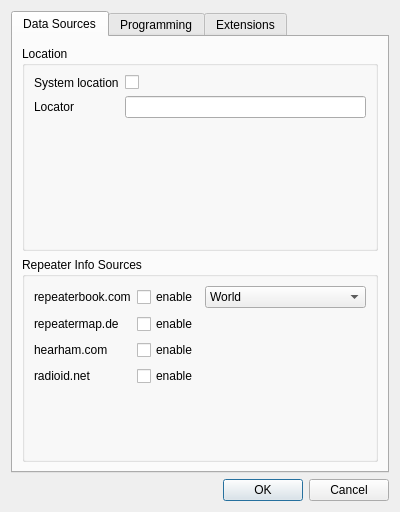
<?xml version="1.0" encoding="UTF-8"?>
<ui version="4.0">
 <class>SettingsDialog</class>
 <widget class="QDialog" name="SettingsDialog">
  <property name="geometry">
   <rect>
    <x>0</x>
    <y>0</y>
    <width>400</width>
    <height>512</height>
   </rect>
  </property>
  <property name="sizePolicy">
   <sizepolicy hsizetype="MinimumExpanding" vsizetype="MinimumExpanding">
    <horstretch>0</horstretch>
    <verstretch>0</verstretch>
   </sizepolicy>
  </property>
  <property name="windowTitle">
   <string>Settings</string>
  </property>
  <layout class="QVBoxLayout" name="verticalLayout">
   <item>
    <widget class="QTabWidget" name="tabWidget">
     <property name="currentIndex">
      <number>0</number>
     </property>
     <widget class="QWidget" name="tab">
      <attribute name="title">
       <string>Data Sources</string>
      </attribute>
      <layout class="QVBoxLayout" name="verticalLayout_3">
       <item>
        <widget class="QGroupBox" name="groupBox">
         <property name="sizePolicy">
          <sizepolicy hsizetype="MinimumExpanding" vsizetype="Preferred">
           <horstretch>0</horstretch>
           <verstretch>0</verstretch>
          </sizepolicy>
         </property>
         <property name="title">
          <string>Location</string>
         </property>
         <layout class="QFormLayout" name="formLayout">
          <item row="0" column="0">
           <widget class="QLabel" name="label">
            <property name="text">
             <string>System location</string>
            </property>
           </widget>
          </item>
          <item row="0" column="1">
           <widget class="QCheckBox" name="queryLocation">
            <property name="text">
             <string/>
            </property>
           </widget>
          </item>
          <item row="1" column="0">
           <widget class="QLabel" name="label_2">
            <property name="text">
             <string>Locator</string>
            </property>
           </widget>
          </item>
          <item row="1" column="1">
           <widget class="QLineEdit" name="locatorEntry"/>
          </item>
         </layout>
        </widget>
       </item>
       <item>
        <widget class="QGroupBox" name="groupBox_5">
         <property name="sizePolicy">
          <sizepolicy hsizetype="MinimumExpanding" vsizetype="Preferred">
           <horstretch>0</horstretch>
           <verstretch>0</verstretch>
          </sizepolicy>
         </property>
         <property name="title">
          <string>Repeater Info Sources</string>
         </property>
         <layout class="QFormLayout" name="formLayout_5">
          <item row="1" column="0">
           <widget class="QLabel" name="label_15">
            <property name="text">
             <string notr="true">repeaterbook.com</string>
            </property>
           </widget>
          </item>
          <item row="1" column="1">
           <layout class="QHBoxLayout" name="horizontalLayout">
            <item>
             <widget class="QCheckBox" name="repeaterBookEnable">
              <property name="text">
               <string>enable</string>
              </property>
             </widget>
            </item>
            <item>
             <widget class="QComboBox" name="repeaterBookRegion">
              <property name="sizePolicy">
               <sizepolicy hsizetype="MinimumExpanding" vsizetype="Fixed">
                <horstretch>0</horstretch>
                <verstretch>0</verstretch>
               </sizepolicy>
              </property>
              <item>
               <property name="text">
                <string>World</string>
               </property>
              </item>
              <item>
               <property name="text">
                <string>North America</string>
               </property>
              </item>
             </widget>
            </item>
           </layout>
          </item>
          <item row="2" column="0">
           <widget class="QLabel" name="label_16">
            <property name="text">
             <string notr="true">repeatermap.de</string>
            </property>
           </widget>
          </item>
          <item row="2" column="1">
           <widget class="QCheckBox" name="repeaterMapEnable">
            <property name="text">
             <string>enable</string>
            </property>
           </widget>
          </item>
          <item row="3" column="0">
           <widget class="QLabel" name="label_17">
            <property name="text">
             <string notr="true">hearham.com</string>
            </property>
           </widget>
          </item>
          <item row="3" column="1">
           <widget class="QCheckBox" name="hearhamEnable">
            <property name="text">
             <string>enable</string>
            </property>
           </widget>
          </item>
          <item row="4" column="0">
           <widget class="QLabel" name="label_18">
            <property name="text">
             <string notr="true">radioid.net</string>
            </property>
           </widget>
          </item>
          <item row="4" column="1">
           <widget class="QCheckBox" name="radioIdEnable">
            <property name="text">
             <string>enable</string>
            </property>
           </widget>
          </item>
         </layout>
        </widget>
       </item>
      </layout>
     </widget>
     <widget class="QWidget" name="tab_2">
      <attribute name="title">
       <string>Programming</string>
      </attribute>
      <layout class="QVBoxLayout" name="verticalLayout_2">
       <item>
        <widget class="QGroupBox" name="groupBox_5">
         <property name="sizePolicy">
          <sizepolicy hsizetype="MinimumExpanding" vsizetype="Preferred">
           <horstretch>0</horstretch>
           <verstretch>0</verstretch>
          </sizepolicy>
         </property>
         <property name="title">
          <string>Radio Interfaces</string>
         </property>
         <layout class="QFormLayout" name="formLayout_5">
          <item row="0" column="0">
           <widget class="QLabel" name="label_14">
            <property name="text">
             <string>disable auto-detect</string>
            </property>
           </widget>
          </item>
          <item row="0" column="1">
           <widget class="QCheckBox" name="disableAutoDetect">
            <property name="text">
             <string/>
            </property>
           </widget>
          </item>
         </layout>
        </widget>
       </item>
       <item>
        <widget class="QGroupBox" name="groupBox_2">
         <property name="sizePolicy">
          <sizepolicy hsizetype="MinimumExpanding" vsizetype="Preferred">
           <horstretch>0</horstretch>
           <verstretch>0</verstretch>
          </sizepolicy>
         </property>
         <property name="title">
          <string>Radio Programming</string>
         </property>
         <layout class="QFormLayout" name="formLayout_2">
          <property name="fieldGrowthPolicy">
           <enum>QFormLayout::AllNonFixedFieldsGrow</enum>
          </property>
          <item row="0" column="0">
           <widget class="QLabel" name="label_3">
            <property name="text">
             <string>Update codeplug</string>
            </property>
           </widget>
          </item>
          <item row="0" column="1">
           <widget class="QCheckBox" name="updateCodeplug">
            <property name="toolTip">
             <string>&lt;html&gt;&lt;head/&gt;&lt;body&gt;&lt;p&gt;Update the codeplug on the radio. If not selected, the codeplug on the radio gets overridden with possibly incomplete default values.&lt;/p&gt;&lt;p&gt;&lt;br/&gt;&lt;/p&gt;&lt;p&gt;If selected, QDMR downloads the codeplug from the radio and updates only those settings specified. The remaining settings within the radio are not touched (recommended).&lt;/p&gt;&lt;/body&gt;&lt;/html&gt;</string>
            </property>
            <property name="text">
             <string/>
            </property>
           </widget>
          </item>
          <item row="2" column="0">
           <widget class="QLabel" name="label_4">
            <property name="text">
             <string>Auto-enable GPS</string>
            </property>
           </widget>
          </item>
          <item row="2" column="1">
           <widget class="QCheckBox" name="autoEnableGPS">
            <property name="toolTip">
             <string>When a GPS or APRS system is defined and used for any channel, the GPS module gets enabled automatically.</string>
            </property>
            <property name="text">
             <string/>
            </property>
           </widget>
          </item>
          <item row="3" column="0">
           <widget class="QLabel" name="label_5">
            <property name="text">
             <string>Auto-enable roaming</string>
            </property>
           </widget>
          </item>
          <item row="3" column="1">
           <widget class="QCheckBox" name="autoEnableRoaming">
            <property name="toolTip">
             <string>When a roaming zone is defined and used by any channel, the automatic roaming gets enabled.</string>
            </property>
            <property name="text">
             <string/>
            </property>
           </widget>
          </item>
          <item row="4" column="0">
           <widget class="QLabel" name="label_6">
            <property name="text">
             <string>Ignore verification warnings</string>
            </property>
           </widget>
          </item>
          <item row="4" column="1">
           <widget class="QCheckBox" name="ignoreVerificationWarnings">
            <property name="toolTip">
             <string>&lt;html&gt;&lt;head/&gt;&lt;body&gt;&lt;p&gt;As the communication interface to the radio is kept open after verification, time-outs may occur and the code-plug upload may fail when the verification dialog pops up. To prevent this, verification warnings can be ignored, eliminating the time-gap between verification and upload. Verification errors still prevent the upload.&lt;/p&gt;&lt;/body&gt;&lt;/html&gt;</string>
            </property>
            <property name="text">
             <string/>
            </property>
           </widget>
          </item>
          <item row="5" column="0">
           <widget class="QLabel" name="label_7">
            <property name="text">
             <string>Ignore frequency limits</string>
            </property>
           </widget>
          </item>
          <item row="5" column="1">
           <widget class="QCheckBox" name="ignoreFrequencyLimits">
            <property name="toolTip">
             <string>Do not set this option unless you know what you are doing.</string>
            </property>
            <property name="text">
             <string/>
            </property>
           </widget>
          </item>
          <item row="1" column="0">
           <widget class="QLabel" name="label_19">
            <property name="text">
             <string>Update Device Clock</string>
            </property>
           </widget>
          </item>
          <item row="1" column="1">
           <widget class="QCheckBox" name="updateDeviceClock">
            <property name="text">
             <string/>
            </property>
           </widget>
          </item>
         </layout>
        </widget>
       </item>
       <item>
        <widget class="QGroupBox" name="groupBox_3">
         <property name="sizePolicy">
          <sizepolicy hsizetype="MinimumExpanding" vsizetype="Preferred">
           <horstretch>0</horstretch>
           <verstretch>0</verstretch>
          </sizepolicy>
         </property>
         <property name="title">
          <string>Call-Sign DB</string>
         </property>
         <layout class="QFormLayout" name="formLayout_4">
          <item row="0" column="0">
           <widget class="QLabel" name="label_8">
            <property name="text">
             <string>Limit number of DB entries</string>
            </property>
           </widget>
          </item>
          <item row="0" column="1">
           <widget class="QCheckBox" name="dbLimitEnable">
            <property name="toolTip">
             <string>When enabled, the number of DB entries will be limited. Otherwise the maximum number of entries are generated (device dependent).</string>
            </property>
            <property name="text">
             <string/>
            </property>
           </widget>
          </item>
          <item row="1" column="0">
           <widget class="QLabel" name="label_9">
            <property name="text">
             <string>Number of DB entries</string>
            </property>
           </widget>
          </item>
          <item row="1" column="1">
           <widget class="QSpinBox" name="dbLimit">
            <property name="sizePolicy">
             <sizepolicy hsizetype="MinimumExpanding" vsizetype="Fixed">
              <horstretch>0</horstretch>
              <verstretch>0</verstretch>
             </sizepolicy>
            </property>
            <property name="toolTip">
             <string>Specifies the number of DB entries (if enabled above).</string>
            </property>
            <property name="minimum">
             <number>1</number>
            </property>
            <property name="maximum">
             <number>999999</number>
            </property>
           </widget>
          </item>
          <item row="2" column="0">
           <widget class="QLabel" name="label_10">
            <property name="text">
             <string>Select using my DMR ID</string>
            </property>
           </widget>
          </item>
          <item row="2" column="1">
           <widget class="QCheckBox" name="useUserId">
            <property name="toolTip">
             <string>If enabled, the entries are selected using the users DMR ID.</string>
            </property>
            <property name="text">
             <string/>
            </property>
           </widget>
          </item>
          <item row="3" column="0">
           <widget class="QLabel" name="label_11">
            <property name="text">
             <string>Select using prefixes</string>
            </property>
           </widget>
          </item>
          <item row="3" column="1">
           <widget class="QLineEdit" name="prefixes">
            <property name="toolTip">
             <string>If enabled, these comma separated DMR ID prefixes are used to select the call-sign DB entries.</string>
            </property>
           </widget>
          </item>
         </layout>
        </widget>
       </item>
      </layout>
     </widget>
     <widget class="QWidget" name="tab_3">
      <attribute name="title">
       <string>Extensions</string>
      </attribute>
      <layout class="QVBoxLayout" name="verticalLayout_4">
       <item>
        <widget class="QGroupBox" name="groupBox_4">
         <property name="sizePolicy">
          <sizepolicy hsizetype="MinimumExpanding" vsizetype="Preferred">
           <horstretch>0</horstretch>
           <verstretch>0</verstretch>
          </sizepolicy>
         </property>
         <property name="title">
          <string>Extended Features</string>
         </property>
         <layout class="QFormLayout" name="formLayout_3">
          <item row="0" column="0">
           <widget class="QLabel" name="label_12">
            <property name="text">
             <string>Show commercial features</string>
            </property>
           </widget>
          </item>
          <item row="0" column="1">
           <widget class="QCheckBox" name="commercialFeatures">
            <property name="text">
             <string/>
            </property>
           </widget>
          </item>
          <item row="1" column="0">
           <widget class="QLabel" name="label_13">
            <property name="text">
             <string>Show device extensions</string>
            </property>
           </widget>
          </item>
          <item row="1" column="1">
           <widget class="QCheckBox" name="showExtensions">
            <property name="text">
             <string/>
            </property>
           </widget>
          </item>
         </layout>
        </widget>
       </item>
      </layout>
     </widget>
    </widget>
   </item>
   <item>
    <widget class="QDialogButtonBox" name="buttonBox">
     <property name="orientation">
      <enum>Qt::Horizontal</enum>
     </property>
     <property name="standardButtons">
      <set>QDialogButtonBox::Cancel|QDialogButtonBox::Ok</set>
     </property>
    </widget>
   </item>
  </layout>
 </widget>
 <resources/>
 <connections>
  <connection>
   <sender>buttonBox</sender>
   <signal>accepted()</signal>
   <receiver>SettingsDialog</receiver>
   <slot>accept()</slot>
   <hints>
    <hint type="sourcelabel">
     <x>248</x>
     <y>254</y>
    </hint>
    <hint type="destinationlabel">
     <x>157</x>
     <y>274</y>
    </hint>
   </hints>
  </connection>
  <connection>
   <sender>buttonBox</sender>
   <signal>rejected()</signal>
   <receiver>SettingsDialog</receiver>
   <slot>reject()</slot>
   <hints>
    <hint type="sourcelabel">
     <x>316</x>
     <y>260</y>
    </hint>
    <hint type="destinationlabel">
     <x>286</x>
     <y>274</y>
    </hint>
   </hints>
  </connection>
 </connections>
</ui>
